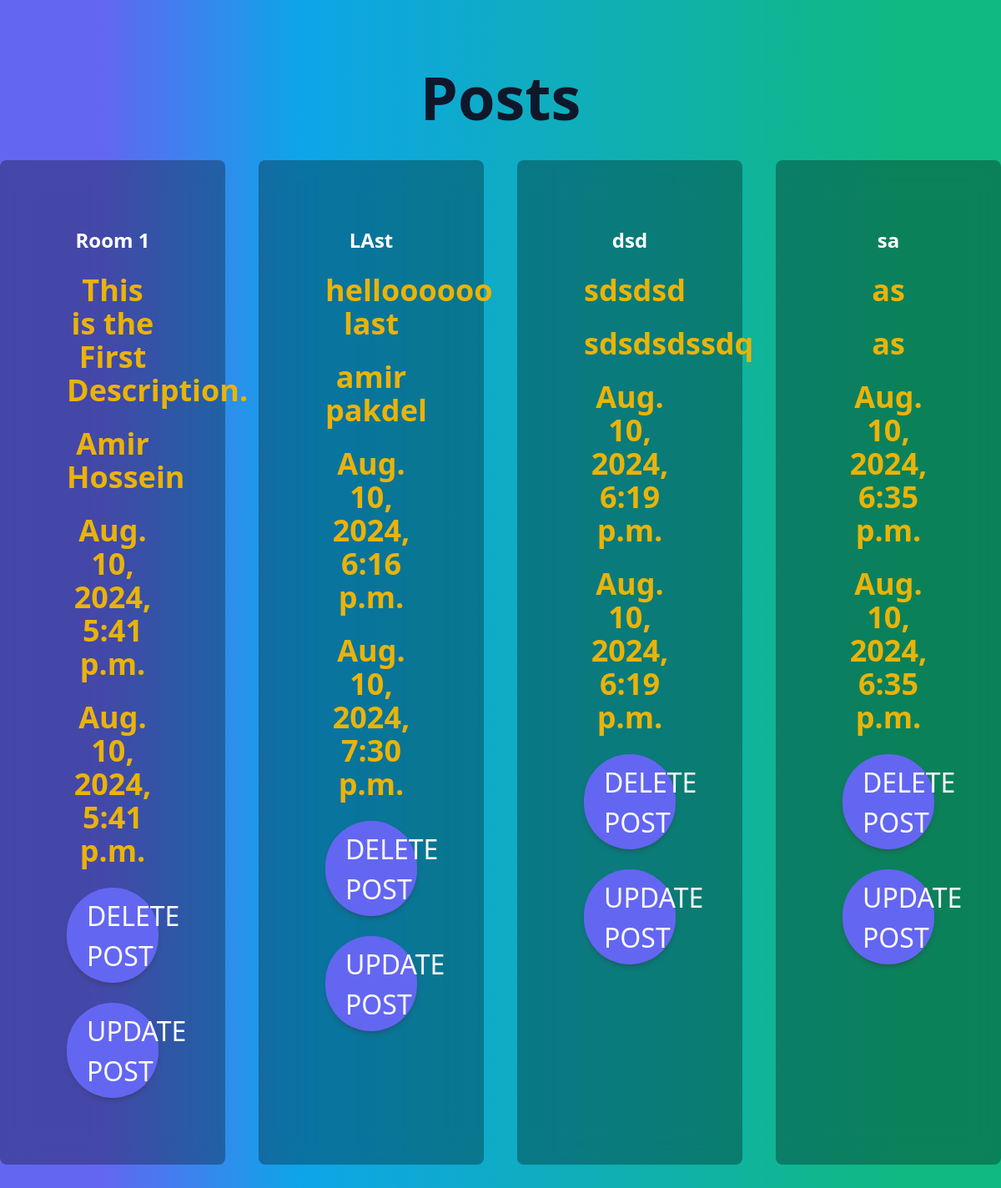
/home/, run on the app's committed database.
### post/models.py (models this page shows)
class Post(models.Model):
    title = models.CharField(max_length=64)
    description = models.TextField(max_length=1024)
    author = models.CharField(max_length=64)
    created_at = models.DateTimeField(auto_now_add=True)
    updated_at = models.DateTimeField(null=True, auto_now=True)

### post/views.py (the view)
# urls.py: 2. Add a URL to urlpatterns:  path('', views.home, name='home')
def home(request):
    return render(request, 'home.html', {"posts": Post.objects.all()})

### templates/home.html (shortened to what this page needs)
<!doctype html>
<html lang="en">
<head>
  <script src="https://cdn.tailwindcss.com"></script>
</head>
<body>
    <main class="min-h-[100vh] py-20 flex flex-col justify-center items-center bg-gradient-to-r from-indigo-500 from-10% via-sky-500 via-30% to-emerald-500 to-90%">
        <h1 class="font-bold text-7xl text-slate-900">Posts</h1>
        <div class="mt-10 text-red-500 text-8xl text-center grid grid-cols-4 gap-10">
            {% for post in posts %}
             <div class="rounded-lg hover:bg-black/70 transition cursor-pointer backdrop-blur-lg bg-black/30 gap-6 text-white font-bold p-20 flex flex-col">
                 <strong class="block text-2xl">{{ post.title }}</strong>
                 <span class="block w-full text-center text-yellow-500 text-4xl">{{ post.description }}</span>
                 <span class="block w-full text-center text-yellow-500 text-4xl">{{ post.author }}</span>
                 <span class="block w-full text-center text-yellow-500 text-4xl">{{ post.created_at }}</span>
                 <span class="block w-full text-center text-yellow-500 text-4xl">{{ post.updated_at }}</span>
                 <a class="inline-block rounded-full bg-indigo-500 text-neutral-50 shadow-[0_4px_9px_-4px_rgba(51,45,45,0.7)] hover:bg-indigo-600 hover:shadow-[0_8px_9px_-4px_rgba(51,45,45,0.2),0_4px_18px_0_rgba(51,45,45,0.1)] focus:bg-indigo-800 focus:shadow-[0_8px_9px_-4px_rgba(51,45,45,0.2),0_4px_18px_0_rgba(51,45,45,0.1)] active:bg-indigo-700 active:shadow-[0_8px_9px_-4px_rgba(51,45,45,0.2),0_4px_18px_0_rgba(51,45,45,0.1)] px-6 pb-2 pt-2.5 text-xs font-medium uppercase leading-normal transition duration-150 ease-in-out focus:outline-none focus:ring-0" style="font-size: 2rem" href="{% url 'delete' post.id %}"> Delete Post</a>
                 <a class="inline-block rounded-full bg-indigo-500 text-neutral-50 shadow-[0_4px_9px_-4px_rgba(51,45,45,0.7)] hover:bg-indigo-600 hover:shadow-[0_8px_9px_-4px_rgba(51,45,45,0.2),0_4px_18px_0_rgba(51,45,45,0.1)] focus:bg-indigo-800 focus:shadow-[0_8px_9px_-4px_rgba(51,45,45,0.2),0_4px_18px_0_rgba(51,45,45,0.1)] active:bg-indigo-700 active:shadow-[0_8px_9px_-4px_rgba(51,45,45,0.2),0_4px_18px_0_rgba(51,45,45,0.1)] px-6 pb-2 pt-2.5 text-xs font-medium uppercase leading-normal transition duration-150 ease-in-out focus:outline-none focus:ring-0" style="font-size: 2rem" href="{% url 'update' post.id %}"> Update Post</a>
             </div>
            {% endfor %}
        </div>
    </main>
</body>
</html>

### data on the page
Post: title "Room 1", description "This is the First Description.", author "Amir Hossein", created_at "Aug. 10, 2024, 5:41 p.m.", updated_at "Aug. 10, 2024, 5:41 p.m."
Post: title "LAst", description "helloooooo last", author "amir pakdel", created_at "Aug. 10, 2024, 6:16 p.m.", updated_at "Aug. 10, 2024, 7:30 p.m."
Post: title "dsd", description "sdsdsd", author "sdsdsdssdq", created_at "Aug. 10, 2024, 6:19 p.m.", updated_at "Aug. 10, 2024, 6:19 p.m."
Post: title "sa", description "as", author "as", created_at "Aug. 10, 2024, 6:35 p.m.", updated_at "Aug. 10, 2024, 6:35 p.m."
